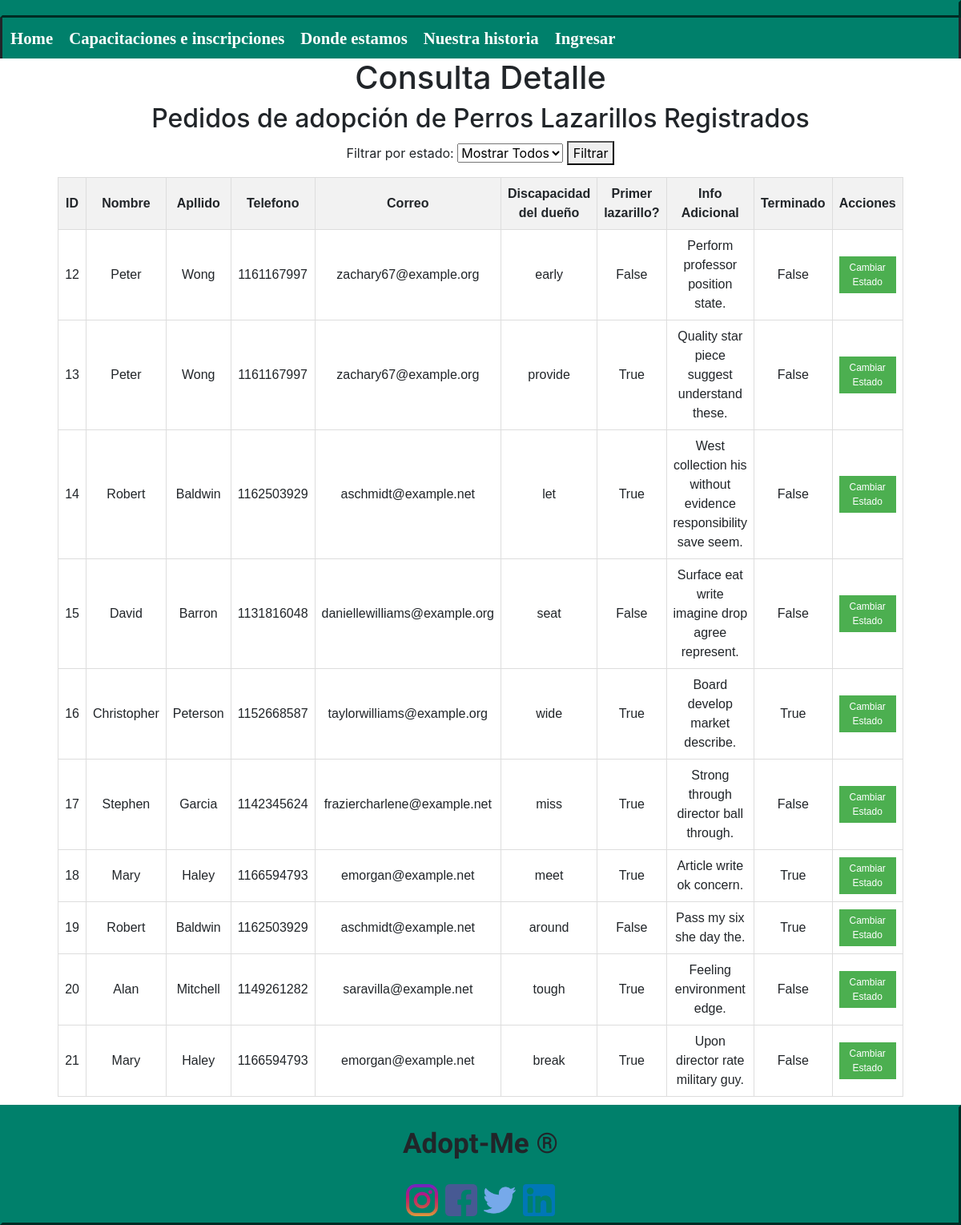
The page /notpublic/lazarillo_detail/ on the database its author committed.
### myapp/models.py (models this page shows, shortened)
class Lazarillo(models.Model):
    id = models.AutoField(primary_key=True)
    info_adicional = models.TextField(blank=True)
    discapacidad =  models.CharField(max_length=30)
    primer_lazarillo = models.BooleanField(default=False)
    id_persona = models.ForeignKey(Persona, on_delete=models.CASCADE)
    fecha = models.DateTimeField(auto_now_add=True)
    estado = models.BooleanField(default=False)

class Persona(models.Model):
    id = models.AutoField(primary_key=True)
    nombre = models.CharField(max_length=30)
    apellido = models.CharField(max_length=30)
    telefono = models.IntegerField()
    correo = models.CharField(max_length=100)
    id_datospersonales = models.ForeignKey(Datos_Personales, on_delete=models.CASCADE, null=True)

### myapp/views.py (the view)
# urls.py: path('notpublic/lazarillo_detail/', views.filter_and_render, {'model_class': Lazarillo, 'template_name': 'notpublic/consulta_lazarillo.html'}, name='lazarillo_detail'),
def filter_and_render(request, model_class, template_name):
    filtro = request.GET.get('estado_filtrar', None)
    if filtro is not None and filtro.isdigit():
        filtro = bool(int(filtro))  # Convert to boolean
    else:
        filtro = None  # Set to None if it's empty or not a valid integer
    datos = model_class.objects.all()
    if filtro is not None:
        datos = datos.filter(estado=filtro)
    return render(request, template_name, {
        'datos': datos,
    })

### myapp/templates/notpublic/consulta_lazarillo.html (shortened to what this page needs)
{% extends 'layouts/base.html' %}
{% block content %}
<h1>Consulta Detalle</h1>
<h2>Pedidos de adopción de Perros Lazarillos Registrados</h2>
<form method="GET">
    <label for="estado_filtrar">Filtrar por estado:</label>
    <select name="estado_filtrar" id="estado_filtrar">
        <option value="" selected>Mostrar Todos</option>
    </select>
    <button type="submit">Filtrar</button>
</form>
<table>
  <tr>
    <th>ID</th>
    <th>Nombre</th>
    <th>Apllido</th>
    <th>Telefono</th>
    <th>Correo</th>
    <th>Discapacidad del dueño</th>
    <th>Primer lazarillo?</th>
    <th>Info Adicional</th>
    <th>Terminado</th>
    <th>Acciones</th>
  </tr>
  {% for dato in datos %}
    <tr>
      <td>{{ dato.id }}</td>
      <td>{{ dato.id_persona.nombre }}</td>
      <td>{{ dato.id_persona.apellido }}</td>
      <td>{{ dato.id_persona.telefono }}</td>
      <td>{{ dato.id_persona.correo }}</td>
      <td>{{ dato.discapacidad }}</td>
      <td>{{ dato.primer_lazarillo }}</td>
      <td>{{ dato.info_adicional }}</td>
      <td>{{ dato.estado }}</td>
      <td>
        <form method="POST" action="{% url 'change_lazarillo' dato.id %}">
          <button type="submit" class="change-state-button">Cambiar Estado</button>
        </form>
      </td>
    </tr>
  {% endfor %}
</table>
{% endblock %}

### myapp/static/styles/stylesheet.css (style rules this page uses)
form { animation:animatezoom 2s }
table { font-family: Arial, sans-serif; border-collapse: collapse; width: 80%; margin: 10px auto; }
th, td { border: 1px solid #dddddd; text-align: left; padding: 8px; }
th { background-color: #f2f2f2; }
.change-state-button { background-color: #4CAF50; color: white; border: none; padding: 5px 10px; text-align: center; text-decoration: none; display: inline-block; font-size: 12px; cursor: pointer; }
h1, h2, form { text-align: center; }

### myapp/templates/notpublic/consulta_lazarillo.html (style rules this page uses)
table { font-family: Arial, sans-serif; border-collapse: collapse; width: 80%; margin: 10px auto; }
th, td { border: 1px solid #dddddd; text-align: left; padding: 8px; }
th { background-color: #f2f2f2; }
.change-state-button { background-color: #4CAF50; color: white; border: none; padding: 5px 10px; text-align: center; text-decoration: none; display: inline-block; font-size: 12px; cursor: pointer; }
h1, h2, form, th, td { text-align: center; }

### rows shown on the page
Lazarillo: id "12", id_persona.nombre "Peter", id_persona.apellido "Wong", id_persona.telefono "1161167997", id_persona.correo "zachary67@example.org", discapacidad "early", primer_lazarillo "False", info_adicional "Perform professor position state.", estado "False"
Lazarillo: id "13", id_persona.nombre "Peter", id_persona.apellido "Wong", id_persona.telefono "1161167997", id_persona.correo "zachary67@example.org", discapacidad "provide", primer_lazarillo "True", info_adicional "Quality star piece suggest understand these.", estado "False"
Lazarillo: id "14", id_persona.nombre "Robert", id_persona.apellido "Baldwin", id_persona.telefono "1162503929", id_persona.correo "aschmidt@example.net", discapacidad "let", primer_lazarillo "True", info_adicional "West collection his without evidence responsibility save seem.", estado "False"
Lazarillo: id "15", id_persona.nombre "David", id_persona.apellido "Barron", id_persona.telefono "1131816048", id_persona.correo "daniellewilliams@example.org", discapacidad "seat", primer_lazarillo "False", info_adicional "Surface eat write imagine drop agree represent.", estado "False"
Lazarillo: id "16", id_persona.nombre "Christopher", id_persona.apellido "Peterson", id_persona.telefono "1152668587", id_persona.correo "taylorwilliams@example.org", discapacidad "wide", primer_lazarillo "True", info_adicional "Board develop market describe.", estado "True"
Lazarillo: id "17", id_persona.nombre "Stephen", id_persona.apellido "Garcia", id_persona.telefono "1142345624", id_persona.correo "fraziercharlene@example.net", discapacidad "miss", primer_lazarillo "True", info_adicional "Strong through director ball through.", estado "False"
Lazarillo: id "18", id_persona.nombre "Mary", id_persona.apellido "Haley", id_persona.telefono "1166594793", id_persona.correo "emorgan@example.net", discapacidad "meet", primer_lazarillo "True", info_adicional "Article write ok concern.", estado "True"
Lazarillo: id "19", id_persona.nombre "Robert", id_persona.apellido "Baldwin", id_persona.telefono "1162503929", id_persona.correo "aschmidt@example.net", discapacidad "around", primer_lazarillo "False", info_adicional "Pass my six she day the.", estado "True"
Lazarillo: id "20", id_persona.nombre "Alan", id_persona.apellido "Mitchell", id_persona.telefono "1149261282", id_persona.correo "saravilla@example.net", discapacidad "tough", primer_lazarillo "True", info_adicional "Feeling environment edge.", estado "False"
Lazarillo: id "21", id_persona.nombre "Mary", id_persona.apellido "Haley", id_persona.telefono "1166594793", id_persona.correo "emorgan@example.net", discapacidad "break", primer_lazarillo "True", info_adicional "Upon director rate military guy.", estado "False"
